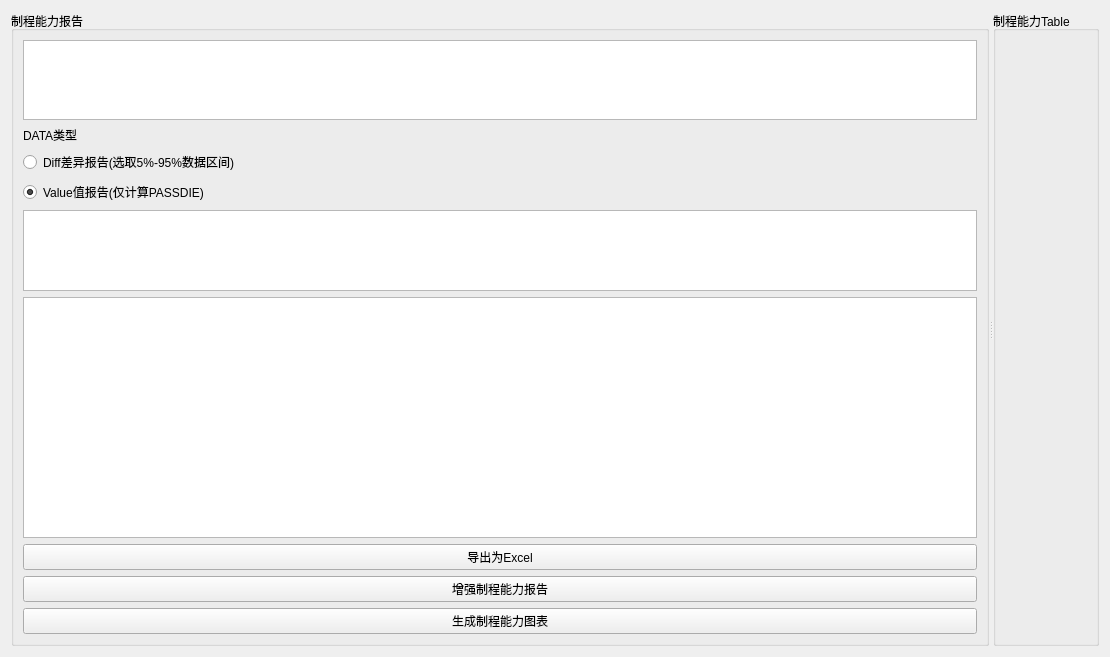
<?xml version="1.0" encoding="UTF-8"?>
<ui version="4.0">
 <class>Form</class>
 <widget class="QWidget" name="Form">
  <property name="geometry">
   <rect>
    <x>0</x>
    <y>0</y>
    <width>1110</width>
    <height>657</height>
   </rect>
  </property>
  <property name="windowTitle">
   <string>Processing Report</string>
  </property>
  <layout class="QGridLayout" name="gridLayout_2">
   <item row="0" column="0">
    <widget class="QSplitter" name="splitter">
     <property name="orientation">
      <enum>Qt::Horizontal</enum>
     </property>
     <widget class="QGroupBox" name="groupBox_2">
      <property name="title">
       <string>制程能力报告</string>
      </property>
      <layout class="QVBoxLayout" name="verticalLayout_2" stretch="1,0,1,1,1,3,0">
       <item>
        <widget class="QListView" name="listView_3"/>
       </item>
       <item>
        <widget class="QLabel" name="label">
         <property name="text">
          <string>DATA类型</string>
         </property>
        </widget>
       </item>
       <item>
        <widget class="QRadioButton" name="radioButton">
         <property name="text">
          <string>Diff差异报告(选取5%-95%数据区间)</string>
         </property>
        </widget>
       </item>
       <item>
        <widget class="QRadioButton" name="radioButton_2">
         <property name="text">
          <string>Value值报告(仅计算PASSDIE)</string>
         </property>
         <property name="checked">
          <bool>true</bool>
         </property>
        </widget>
       </item>
       <item>
        <widget class="QListView" name="listView_2">
         <property name="editTriggers">
          <set>QAbstractItemView::NoEditTriggers</set>
         </property>
        </widget>
       </item>
       <item>
        <widget class="QListView" name="listView">
         <property name="editTriggers">
          <set>QAbstractItemView::NoEditTriggers</set>
         </property>
        </widget>
       </item>
       <item>
        <widget class="QPushButton" name="pushButton">
         <property name="text">
          <string>导出为Excel</string>
         </property>
        </widget>
       </item>
       <item>
        <widget class="QPushButton" name="pushButton_6">
         <property name="text">
          <string>增强制程能力报告</string>
         </property>
        </widget>
       </item>
       <item>
        <widget class="QPushButton" name="pushButton_7">
         <property name="text">
          <string>生成制程能力图表</string>
         </property>
        </widget>
       </item>
      </layout>
     </widget>
     <widget class="QGroupBox" name="groupBox">
      <property name="title">
       <string>制程能力Table</string>
      </property>
      <layout class="QGridLayout" name="gridLayout">
       <item row="0" column="0">
        <layout class="QVBoxLayout" name="verticalLayout"/>
       </item>
      </layout>
     </widget>
    </widget>
   </item>
  </layout>
 </widget>
 <resources/>
 <connections/>
</ui>
